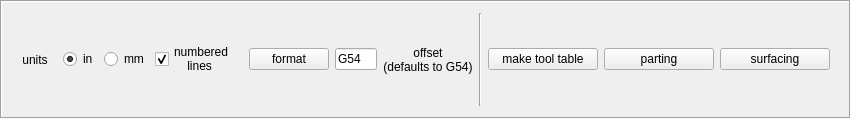
<?xml version="1.0" encoding="UTF-8"?>
<ui version="4.0">
 <class>sherline_lathe_workbench</class>
 <widget class="QFrame" name="sherline_lathe_workbench">
  <property name="geometry">
   <rect>
    <x>0</x>
    <y>0</y>
    <width>851</width>
    <height>119</height>
   </rect>
  </property>
  <property name="sizePolicy">
   <sizepolicy hsizetype="Preferred" vsizetype="Preferred">
    <horstretch>0</horstretch>
    <verstretch>0</verstretch>
   </sizepolicy>
  </property>
  <property name="windowTitle">
   <string>Frame</string>
  </property>
  <property name="frameShape">
   <enum>QFrame::Box</enum>
  </property>
  <property name="frameShadow">
   <enum>QFrame::Sunken</enum>
  </property>
  <property name="lineWidth">
   <number>1</number>
  </property>
  <layout class="QGridLayout" name="gridLayout_2">
   <property name="leftMargin">
    <number>20</number>
   </property>
   <item row="0" column="12" rowspan="2">
    <spacer name="horizontalSpacer">
     <property name="orientation">
      <enum>Qt::Horizontal</enum>
     </property>
     <property name="sizeHint" stdset="0">
      <size>
       <width>40</width>
       <height>20</height>
      </size>
     </property>
    </spacer>
   </item>
   <item row="0" column="6" rowspan="2">
    <widget class="Line" name="line">
     <property name="orientation">
      <enum>Qt::Vertical</enum>
     </property>
    </widget>
   </item>
   <item row="0" column="3" rowspan="2">
    <widget class="QPushButton" name="format_button">
     <property name="maximumSize">
      <size>
       <width>125</width>
       <height>16777215</height>
      </size>
     </property>
     <property name="text">
      <string>format</string>
     </property>
    </widget>
   </item>
   <item row="0" column="1" rowspan="2">
    <widget class="QLabel" name="label_2">
     <property name="text">
      <string>units</string>
     </property>
     <property name="alignment">
      <set>Qt::AlignCenter</set>
     </property>
    </widget>
   </item>
   <item row="0" column="4" rowspan="2">
    <widget class="QLineEdit" name="offset_field">
     <property name="maximumSize">
      <size>
       <width>75</width>
       <height>16777215</height>
      </size>
     </property>
     <property name="text">
      <string>G54</string>
     </property>
     <property name="placeholderText">
      <string/>
     </property>
    </widget>
   </item>
   <item row="0" column="5" rowspan="2">
    <widget class="QLabel" name="label">
     <property name="text">
      <string>offset
(defaults to G54)</string>
     </property>
     <property name="alignment">
      <set>Qt::AlignCenter</set>
     </property>
    </widget>
   </item>
   <item row="0" column="2" rowspan="2">
    <widget class="QWidget" name="widget" native="true">
     <layout class="QGridLayout" name="gridLayout">
      <item row="0" column="0">
       <widget class="QRadioButton" name="in_radiobutton">
        <property name="text">
         <string>in</string>
        </property>
        <property name="checked">
         <bool>true</bool>
        </property>
       </widget>
      </item>
      <item row="0" column="1">
       <widget class="QRadioButton" name="mm_radiobutton">
        <property name="text">
         <string>mm</string>
        </property>
       </widget>
      </item>
      <item row="0" column="2">
       <widget class="QCheckBox" name="number_checkbox">
        <property name="text">
         <string>numbered
    lines</string>
        </property>
        <property name="checked">
         <bool>true</bool>
        </property>
       </widget>
      </item>
     </layout>
    </widget>
   </item>
   <item row="0" column="7" rowspan="2">
    <widget class="QPushButton" name="tool_table_pushButton">
     <property name="minimumSize">
      <size>
       <width>110</width>
       <height>0</height>
      </size>
     </property>
     <property name="text">
      <string>make tool table</string>
     </property>
    </widget>
   </item>
   <item row="0" column="8" rowspan="2">
    <widget class="QPushButton" name="parting_pushButton">
     <property name="minimumSize">
      <size>
       <width>110</width>
       <height>0</height>
      </size>
     </property>
     <property name="text">
      <string>parting</string>
     </property>
    </widget>
   </item>
   <item row="0" column="11" rowspan="2">
    <widget class="QPushButton" name="surfacing_pushButton">
     <property name="minimumSize">
      <size>
       <width>110</width>
       <height>0</height>
      </size>
     </property>
     <property name="text">
      <string>surfacing</string>
     </property>
    </widget>
   </item>
  </layout>
 </widget>
 <resources/>
 <connections/>
</ui>
